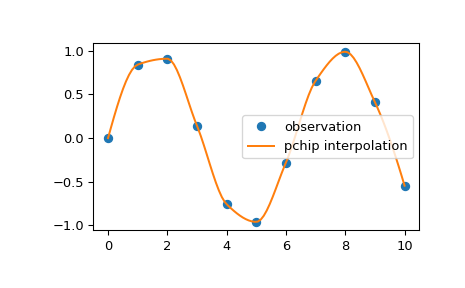

Write Python code to recreate this figure.
# We can interpolate 2D observed data using pchip interpolation:

import matplotlib.pyplot as plt
from scipy.interpolate import pchip_interpolate
x_observed = np.linspace(0.0, 10.0, 11)
y_observed = np.sin(x_observed)
x = np.linspace(min(x_observed), max(x_observed), num=100)
y = pchip_interpolate(x_observed, y_observed, x)
plt.plot(x_observed, y_observed, "o", label="observation")
plt.plot(x, y, label="pchip interpolation")
plt.legend()
plt.show()
